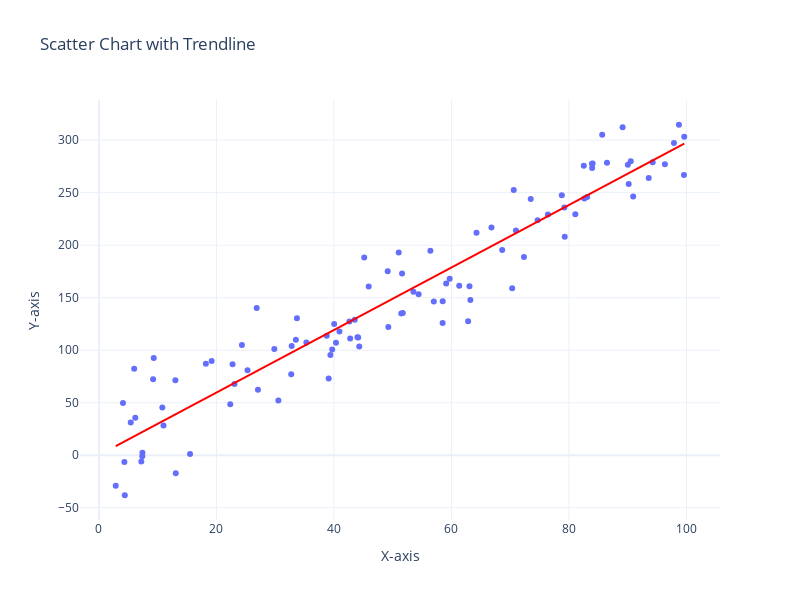

The cell this chart's notebook holds for it:
### Code cell
# Generate random data
x = np.random.rand(100) * 100  # Random x values between 0 and 100
y = 3 * x + np.random.randn(100) * 30  # y = 3x with noise

# Create a DataFrame
data = pd.DataFrame({'x': x, 'y': y})

# Plot scatter chart with trendline
fig = px.scatter(data, x='x', y='y', title='Scatter Chart with Trendline',
                 labels={'x': 'X-axis', 'y': 'Y-axis'},
                 trendline='ols', trendline_color_override='red')  # Ordinary Least Squares regression for trendline

# Show the plot
fig.show()

# Extract trendline results
results = px.get_trendline_results(fig)
ols_model = results.iloc[0]["px_fit_results"]  # OLS regression model

# Print p-value and R²
print("Random Data:")
print("P-Value:", ols_model.pvalues[1])  # p-value for the slope
print("R²:", ols_model.rsquared)
